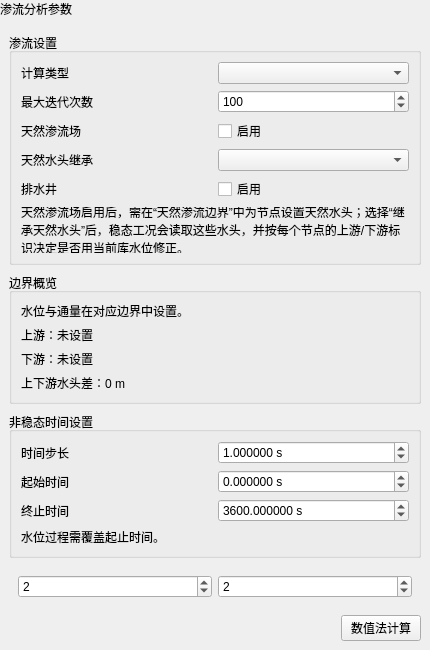
<?xml version="1.0" encoding="UTF-8"?>
<ui version="4.0">
 <class>SeepageWidget</class>
 <widget class="QWidget" name="SeepageWidget">
  <property name="geometry"><rect><x>0</x><y>0</y><width>430</width><height>650</height></rect></property>
  <property name="windowTitle"><string>渗流分析</string></property>
  <layout class="QVBoxLayout" name="verticalLayout">
   <property name="leftMargin"><number>0</number></property>
   <property name="topMargin"><number>0</number></property>
   <property name="rightMargin"><number>0</number></property>
   <property name="bottomMargin"><number>0</number></property>
   <item><widget class="QLabel" name="pageHeaderLabel"><property name="text"><string>渗流分析参数</string></property><property name="visible"><bool>false</bool></property></widget></item>
   <item>
    <layout class="QVBoxLayout" name="contentLayout">
     <property name="leftMargin"><number>9</number></property>
     <property name="topMargin"><number>9</number></property>
     <property name="rightMargin"><number>9</number></property>
     <property name="bottomMargin"><number>9</number></property>
     <property name="spacing"><number>8</number></property>
     <item>
      <widget class="QGroupBox" name="groupBoxParameters">
       <property name="title"><string>渗流设置</string></property>
       <layout class="QGridLayout" name="gridLayoutParameters">
        <item row="0" column="0"><widget class="QLabel" name="labelComputeType"><property name="text"><string>计算类型</string></property></widget></item>
        <item row="0" column="1"><widget class="QComboBox" name="comboComputeType"/></item>
        <item row="1" column="0"><widget class="QLabel" name="labelIter"><property name="text"><string>最大迭代次数</string></property></widget></item>
        <item row="1" column="1"><widget class="QSpinBox" name="spinIter"><property name="minimum"><number>1</number></property><property name="maximum"><number>1000000</number></property><property name="value"><number>100</number></property></widget></item>
        <item row="2" column="0"><widget class="QLabel" name="labelNaturalFreeSurface"><property name="text"><string>天然渗流场</string></property></widget></item>
        <item row="2" column="1"><widget class="QCheckBox" name="checkNaturalFreeSurface"><property name="text"><string>启用</string></property></widget></item>
        <item row="3" column="0"><widget class="QLabel" name="labelItagFree"><property name="text"><string>天然水头继承</string></property></widget></item>
        <item row="3" column="1"><widget class="QComboBox" name="comboItagFree"/></item>
        <item row="4" column="0"><widget class="QLabel" name="labelDrainWell"><property name="text"><string>排水井</string></property></widget></item>
        <item row="4" column="1"><widget class="QCheckBox" name="checkDrainWell"><property name="text"><string>启用</string></property></widget></item>
        <item row="5" column="0" colspan="2"><widget class="QLabel" name="labelNaturalFreeHint"><property name="text"><string>天然渗流场启用后，需在“天然渗流边界”中为节点设置天然水头；选择“继承天然水头”后，稳态工况会读取这些水头，并按每个节点的上游/下游标识决定是否用当前库水位修正。</string></property><property name="wordWrap"><bool>true</bool></property></widget></item>
       </layout>
      </widget>
     </item>
     <item>
      <widget class="QGroupBox" name="groupBoxBoundarySummary">
       <property name="title"><string>边界概览</string></property>
       <layout class="QVBoxLayout" name="verticalLayoutSummary">
        <item><widget class="QLabel" name="labelBoundaryLocationHint"><property name="text"><string>水位与通量在对应边界中设置。</string></property><property name="wordWrap"><bool>true</bool></property></widget></item>
        <item><widget class="QLabel" name="labelUpstreamSummary"><property name="text"><string>上游：未设置</string></property><property name="wordWrap"><bool>true</bool></property></widget></item>
        <item><widget class="QLabel" name="labelDownstreamSummary"><property name="text"><string>下游：未设置</string></property><property name="wordWrap"><bool>true</bool></property></widget></item>
        <item><widget class="QLabel" name="labelHeadDifferenceSummary"><property name="text"><string>上下游水头差：0 m</string></property><property name="wordWrap"><bool>true</bool></property></widget></item>
       </layout>
      </widget>
     </item>
     <item>
      <widget class="QGroupBox" name="groupBoxTransient">
       <property name="title"><string>非稳态时间设置</string></property>
       <layout class="QGridLayout" name="gridLayoutTransient">
        <item row="0" column="0"><widget class="QLabel" name="labelDt"><property name="text"><string>时间步长</string></property></widget></item>
        <item row="0" column="1"><widget class="QDoubleSpinBox" name="spinDt"><property name="decimals"><number>6</number></property><property name="minimum"><double>0.000001000000000</double></property><property name="maximum"><double>1000000000000.000000000000000</double></property><property name="value"><double>1.000000000000000</double></property><property name="keyboardTracking"><bool>false</bool></property><property name="suffix"><string> s</string></property></widget></item>
        <item row="1" column="0"><widget class="QLabel" name="labelTsta"><property name="text"><string>起始时间</string></property></widget></item>
        <item row="1" column="1"><widget class="QDoubleSpinBox" name="spinTsta"><property name="decimals"><number>6</number></property><property name="minimum"><double>-1000000000000.000000000000000</double></property><property name="maximum"><double>1000000000000.000000000000000</double></property><property name="keyboardTracking"><bool>false</bool></property><property name="suffix"><string> s</string></property></widget></item>
        <item row="2" column="0"><widget class="QLabel" name="labelTend"><property name="text"><string>终止时间</string></property></widget></item>
        <item row="2" column="1"><widget class="QDoubleSpinBox" name="spinTend"><property name="decimals"><number>6</number></property><property name="minimum"><double>-1000000000000.000000000000000</double></property><property name="maximum"><double>1000000000000.000000000000000</double></property><property name="value"><double>3600.000000000000000</double></property><property name="keyboardTracking"><bool>false</bool></property><property name="suffix"><string> s</string></property></widget></item>
        <item row="3" column="0" colspan="2"><widget class="QLabel" name="labelTransientHint"><property name="text"><string>水位过程需覆盖起止时间。</string></property><property name="wordWrap"><bool>true</bool></property></widget></item>
       </layout>
      </widget>
     </item>
     <item>
      <widget class="QWidget" name="internalParametersWidget">
       <property name="visible"><bool>false</bool></property>
       <layout class="QHBoxLayout" name="internalLayout">
        <item><widget class="QSpinBox" name="spinMainPropertyNo"><property name="minimum"><number>1</number></property><property name="maximum"><number>1000000</number></property><property name="value"><number>2</number></property></widget></item>
        <item><widget class="QSpinBox" name="spinControlledPropertyNo"><property name="minimum"><number>1</number></property><property name="maximum"><number>1000000</number></property><property name="value"><number>2</number></property></widget></item>
       </layout>
      </widget>
     </item>
     <item>
      <layout class="QHBoxLayout" name="horizontalLayoutCompute">
       <item><spacer name="horizontalSpacerCompute"><property name="orientation"><enum>Qt::Horizontal</enum></property><property name="sizeHint" stdset="0"><size><width>40</width><height>20</height></size></property></spacer></item>
       <item><widget class="QPushButton" name="btnCompute"><property name="text"><string>数值法计算</string></property></widget></item>
      </layout>
     </item>
     <item><spacer name="verticalSpacer"><property name="orientation"><enum>Qt::Vertical</enum></property><property name="sizeHint" stdset="0"><size><width>20</width><height>40</height></size></property></spacer></item>
    </layout>
   </item>
  </layout>
 </widget>
 <resources/>
 <connections/>
</ui>
